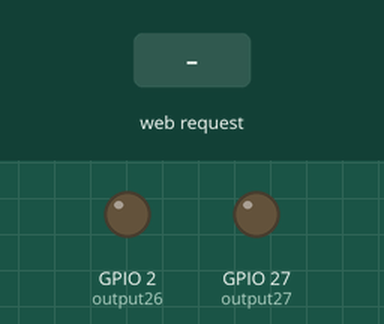
Simulated run of this sketch. Board: ESP32. On the bench: output pins drawn as LEDs (lit = HIGH). The inputs (shaded band) are chosen by the test bench. WiFi joins after 1.5 s; servers stay silent unless stated; the modem accepts every AT command (registered, SIM ready, sends succeed) and sends nothing else; what the sketch prints to the serial monitor is not drawn.

Above: at 6.7 s.
6.8 s: HTTP request GET /firedetected received
At 8.3 s:
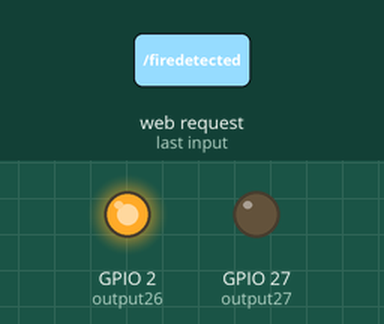
Timing chart, 0 to 9.8 s (numbered marks = the images above; inputs shaded):
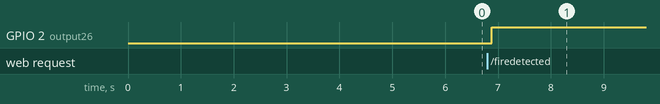

Measured:
- after the input at 6.8 s, GPIO 2 (output26): LOW → HIGH after 0.09 s

The sketch:

main.ino
```cpp
// Load Wi-Fi library
#include <WiFi.h>
#include <HardwareSerial.h>
#include <TinyGPS.h>

HardwareSerial Sim800L(2);
// Replace with your network credentials
const char* Sim800Lid = "DHKL-Fibernet-Event-1";
const char* paSim800Lword = "123456789";


// Set web server port number to 80
WiFiServer server(80);

// Variable to store the HTTP request
String header;
String imageParam = "";
String numberParam = "+9779841939234";

//+9779861285984
// Auxiliar variables to store the current output state
String output26State = "off";
String output27State = "off";

// ASim800Lign output variables to GPIO pins
const int output26 = 2;
const int output27 = 27;

// Current time
unsigned long currentTime = millis();
// Previous time
unsigned long previousTime = 0;
// Define timeout time in milliseconds (example: 2000ms = 2s)
const long timeoutTime = 2000;

void setup() {
  Serial.begin(9600);
  Serial.println("Team Ilyam");
  Sim800L.begin(115200);
  Sim800L.println("AT");
  delay(500);
  UpdateSerial();
  Sim800L.println("AT+CPMS=\"SM\",\"SM\",\"SM\"");  // Store SMS in Simcard
  delay(500);
  UpdateSerial();
  Sim800L.println("AT+CMGD=4,4");     // Delete all sms
  delay(500);
  UpdateSerial();
  Sim800L.println("AT+CPMS?");        // Check sms store location
  delay(500);
  UpdateSerial();
  Sim800L.println("AT+CMGF=1");        // Text mode
  delay(500);
  UpdateSerial();
  Sim800L.println("AT+CSQ");          // Check Network signal level (0-31)
  delay(500);
  Sim800L.println("AT+GPS?");
  UpdateSerial();

  // Initialize the output variables as outputs
  pinMode(output26, OUTPUT);
  pinMode(output27, OUTPUT);
  // Set outputs to LOW
  digitalWrite(output26, LOW);
  digitalWrite(output27, LOW);

  // Connect to Wi-Fi network with Sim800LID and paSim800Lword
  Serial.print("Connecting to ");
  Serial.println(Sim800Lid);
  WiFi.begin(Sim800Lid, paSim800Lword);
  while (WiFi.status() != WL_CONNECTED) {
    delay(500);
    Serial.print(".");
  }
  // Print local IP addreSim800L and start web server
  Serial.println("");
  Serial.println("WiFi connected.");
  Serial.println("IP addreSim800L: ");
  Serial.println(WiFi.localIP());
  server.begin();
  delay(500);
  Sim800L.println("AT");
  delay(500);
  UpdateSerial();
}

void loop(){
  WiFiClient client = server.available();   // Listen for incoming clients

  if (client) {                             // If a new client connects,
    currentTime = millis();
    previousTime = currentTime;
    Serial.println("New Client.");          // print a meSim800Lage out in the serial port
    String currentLine = "";                // make a String to hold incoming data from the client
    while (client.connected() && currentTime - previousTime <= timeoutTime) {  // loop while the client's connected
      currentTime = millis();
      if (client.available()) {             // if there's bytes to read from the client,
        char c = client.read();             // read a byte, then
        Serial.write(c);                    // print it out the serial monitor
        header += c;
        if (c == '\n') {                    // if the byte is a newline character
          // if the current line is blank, you got two newline characters in a row.
          // that's the end of the client HTTP request, so send a response:
          if (currentLine.length() == 0) {
            // HTTP headers always start with a response code (e.g. HTTP/1.1 200 OK)
            // and a content-type so the client knows what's coming, then a blank line:
            client.println("HTTP/1.1 200 OK");
            client.println("Content-type:application/json");
            client.println("Connection: close");
            client.println();

            // turns the GPIOs on and off
            if (header.indexOf("GET /firedetected") >= 0) {
              Serial.println(header);
              Serial.println("Fire detected");
              int dataStart = header.indexOf("data=");
              if (dataStart != -1){
                int dataEnd = header.indexOf("\n",dataStart);
                if (dataEnd != -1) {
                  imageParam = header.substring(dataStart,dataEnd);
                }
              }
              int ds = header.indexOf("+977");
              if (ds != -1 ) {
                numberParam = header.substring(ds,ds+14);
              }
              Serial.println(numberParam);

              output26State = "on";
              digitalWrite(output26, HIGH);
              sendSMS(imageParam,numberParam);
            }
            // Display the HTML web page
            client.println("TEAM ILYAM");


            // If the output27State is off, it displays the ON button

            // Break out of the while loop
            break;
          } else { // if you got a newline, then clear currentLine
            currentLine = "";
          }
        } else if (c != '\r') {  // if you got anything else but a carriage return character,
          currentLine += c;      // add it to the end of the currentLine
        }
      }
    }
    // Clear the header variable
    header = "";
    // Close the connection
    client.stop();
    Serial.println("Client disconnected.");
    Serial.println("");
  }
}
void parseData(String buff){
  Serial.println(buff);
}
void UpdateSerial()
{
   while (Sim800L.available())
  {
       Serial.write(Sim800L.read());
  }

  while (Serial.available())
  {
    Sim800L.write(Serial.read());
  }
}

void sendSMS(String image,String number) {

    Serial.println("Sending MessLage, TEAM ILYAM");
    Sim800L.println("AT+CMGF=1\r");
    delay(1000);
    Sim800L.println("AT+CNMI=2,2,0,0,0\r");
    delay(1000);
    // Sim800L.print("AT+CMGS=\"+9779818897782\"\r");
    Sim800L.print("AT+CMGS=\""+number+"\"\r"); //Replace this with your mobile number
    delay(1000);
    Sim800L.print("Possible Fire Detected. Coordinatates: 27.615733883652016, 85.56750202177597,  IMAGE " + image );
    Sim800L.write(0x1A);
    delay(1000);


}

void readGPSData() {
  Sim800L.print("AT+GPS=1");
  Sim800L.print("AT+GPSRD=10000");
}
```
